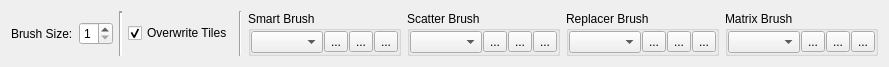
<?xml version="1.0" encoding="UTF-8"?>
<ui version="4.0">
 <class>BrushController</class>
 <widget class="QFrame" name="BrushController">
  <property name="geometry">
   <rect>
    <x>0</x>
    <y>0</y>
    <width>805</width>
    <height>55</height>
   </rect>
  </property>
  <property name="sizePolicy">
   <sizepolicy hsizetype="MinimumExpanding" vsizetype="Minimum">
    <horstretch>5</horstretch>
    <verstretch>0</verstretch>
   </sizepolicy>
  </property>
  <property name="windowTitle">
   <string>Frame</string>
  </property>
  <property name="frameShape">
   <enum>QFrame::NoFrame</enum>
  </property>
  <property name="frameShadow">
   <enum>QFrame::Raised</enum>
  </property>
  <property name="lineWidth">
   <number>0</number>
  </property>
  <layout class="QHBoxLayout" name="horizontalLayout">
   <item>
    <widget class="QLabel" name="label">
     <property name="sizePolicy">
      <sizepolicy hsizetype="Maximum" vsizetype="Preferred">
       <horstretch>0</horstretch>
       <verstretch>0</verstretch>
      </sizepolicy>
     </property>
     <property name="text">
      <string>Brush Size:</string>
     </property>
    </widget>
   </item>
   <item>
    <widget class="QSpinBox" name="brushSizeInput">
     <property name="sizePolicy">
      <sizepolicy hsizetype="Maximum" vsizetype="Fixed">
       <horstretch>0</horstretch>
       <verstretch>0</verstretch>
      </sizepolicy>
     </property>
     <property name="minimum">
      <number>1</number>
     </property>
     <property name="maximum">
      <number>7</number>
     </property>
     <property name="value">
      <number>1</number>
     </property>
    </widget>
   </item>
   <item>
    <widget class="Line" name="line">
     <property name="lineWidth">
      <number>2</number>
     </property>
     <property name="orientation">
      <enum>Qt::Vertical</enum>
     </property>
    </widget>
   </item>
   <item>
    <widget class="QCheckBox" name="overwriteCheckbox">
     <property name="sizePolicy">
      <sizepolicy hsizetype="Maximum" vsizetype="Fixed">
       <horstretch>0</horstretch>
       <verstretch>0</verstretch>
      </sizepolicy>
     </property>
     <property name="toolTip">
      <string>Paint over existing tiles</string>
     </property>
     <property name="text">
      <string>Overwrite Tiles</string>
     </property>
     <property name="checked">
      <bool>true</bool>
     </property>
    </widget>
   </item>
   <item alignment="Qt::AlignLeft">
    <widget class="Line" name="line_2">
     <property name="orientation">
      <enum>Qt::Vertical</enum>
     </property>
    </widget>
   </item>
   <item>
    <widget class="QGroupBox" name="smartBrushGroup">
     <property name="sizePolicy">
      <sizepolicy hsizetype="MinimumExpanding" vsizetype="Preferred">
       <horstretch>0</horstretch>
       <verstretch>0</verstretch>
      </sizepolicy>
     </property>
     <property name="title">
      <string>Smart Brush</string>
     </property>
     <layout class="QHBoxLayout" name="horizontalLayout_3">
      <property name="spacing">
       <number>1</number>
      </property>
      <property name="leftMargin">
       <number>0</number>
      </property>
      <property name="topMargin">
       <number>0</number>
      </property>
      <property name="rightMargin">
       <number>0</number>
      </property>
      <property name="bottomMargin">
       <number>0</number>
      </property>
      <item>
       <widget class="QComboBox" name="smartBrushCombo">
        <property name="sizePolicy">
         <sizepolicy hsizetype="MinimumExpanding" vsizetype="Fixed">
          <horstretch>0</horstretch>
          <verstretch>0</verstretch>
         </sizepolicy>
        </property>
       </widget>
      </item>
      <item>
       <widget class="QToolButton" name="addSmartBrush">
        <property name="text">
         <string>...</string>
        </property>
        <property name="icon">
         <iconset resource="../../Icons.qrc">
          <normaloff>:/Icons/addvalue.png</normaloff>:/Icons/addvalue.png</iconset>
        </property>
       </widget>
      </item>
      <item>
       <widget class="QToolButton" name="editSmartBrushes">
        <property name="text">
         <string>...</string>
        </property>
        <property name="icon">
         <iconset resource="../../Icons.qrc">
          <normaloff>:/Icons/pencil.png</normaloff>:/Icons/pencil.png</iconset>
        </property>
       </widget>
      </item>
      <item>
       <widget class="QToolButton" name="deleteSmartBrush">
        <property name="text">
         <string>...</string>
        </property>
        <property name="icon">
         <iconset resource="../../Icons.qrc">
          <normaloff>:/Icons/removevalue.png</normaloff>:/Icons/removevalue.png</iconset>
        </property>
       </widget>
      </item>
     </layout>
    </widget>
   </item>
   <item>
    <widget class="QGroupBox" name="scatterBrushGroup">
     <property name="enabled">
      <bool>true</bool>
     </property>
     <property name="title">
      <string>Scatter Brush</string>
     </property>
     <layout class="QHBoxLayout" name="horizontalLayout_2">
      <property name="spacing">
       <number>1</number>
      </property>
      <property name="leftMargin">
       <number>0</number>
      </property>
      <property name="topMargin">
       <number>0</number>
      </property>
      <property name="rightMargin">
       <number>0</number>
      </property>
      <property name="bottomMargin">
       <number>0</number>
      </property>
      <item>
       <widget class="QComboBox" name="scatterBrushCombo">
        <property name="sizePolicy">
         <sizepolicy hsizetype="MinimumExpanding" vsizetype="Fixed">
          <horstretch>0</horstretch>
          <verstretch>0</verstretch>
         </sizepolicy>
        </property>
       </widget>
      </item>
      <item>
       <widget class="QToolButton" name="addScatterBrush">
        <property name="text">
         <string>...</string>
        </property>
        <property name="icon">
         <iconset resource="../../Icons.qrc">
          <normaloff>:/Icons/addvalue.png</normaloff>:/Icons/addvalue.png</iconset>
        </property>
       </widget>
      </item>
      <item>
       <widget class="QToolButton" name="editScatterBrush">
        <property name="text">
         <string>...</string>
        </property>
        <property name="icon">
         <iconset resource="../../Icons.qrc">
          <normaloff>:/Icons/pencil.png</normaloff>:/Icons/pencil.png</iconset>
        </property>
       </widget>
      </item>
      <item>
       <widget class="QToolButton" name="deleteScatterBrush">
        <property name="text">
         <string>...</string>
        </property>
        <property name="icon">
         <iconset resource="../../Icons.qrc">
          <normaloff>:/Icons/removevalue.png</normaloff>:/Icons/removevalue.png</iconset>
        </property>
       </widget>
      </item>
     </layout>
    </widget>
   </item>
   <item>
    <widget class="QGroupBox" name="replacerGroup">
     <property name="title">
      <string>Replacer Brush</string>
     </property>
     <layout class="QHBoxLayout" name="horizontalLayout_4">
      <property name="spacing">
       <number>1</number>
      </property>
      <property name="leftMargin">
       <number>0</number>
      </property>
      <property name="topMargin">
       <number>0</number>
      </property>
      <property name="rightMargin">
       <number>0</number>
      </property>
      <property name="bottomMargin">
       <number>0</number>
      </property>
      <item>
       <widget class="QComboBox" name="replacerBrushCombo">
        <property name="sizePolicy">
         <sizepolicy hsizetype="MinimumExpanding" vsizetype="Fixed">
          <horstretch>0</horstretch>
          <verstretch>0</verstretch>
         </sizepolicy>
        </property>
       </widget>
      </item>
      <item>
       <widget class="QToolButton" name="addReplacerBrush">
        <property name="text">
         <string>...</string>
        </property>
        <property name="icon">
         <iconset resource="../../Icons.qrc">
          <normaloff>:/Icons/addvalue.png</normaloff>:/Icons/addvalue.png</iconset>
        </property>
       </widget>
      </item>
      <item>
       <widget class="QToolButton" name="editReplacerBrush">
        <property name="text">
         <string>...</string>
        </property>
        <property name="icon">
         <iconset resource="../../Icons.qrc">
          <normaloff>:/Icons/pencil.png</normaloff>:/Icons/pencil.png</iconset>
        </property>
       </widget>
      </item>
      <item>
       <widget class="QToolButton" name="deleteReplacerBrush">
        <property name="text">
         <string>...</string>
        </property>
        <property name="icon">
         <iconset resource="../../Icons.qrc">
          <normaloff>:/Icons/removevalue.png</normaloff>:/Icons/removevalue.png</iconset>
        </property>
       </widget>
      </item>
     </layout>
    </widget>
   </item>
   <item>
    <widget class="QGroupBox" name="matrixBrushGroup">
     <property name="title">
      <string>Matrix Brush</string>
     </property>
     <layout class="QHBoxLayout" name="horizontalLayout_5">
      <property name="spacing">
       <number>1</number>
      </property>
      <property name="leftMargin">
       <number>0</number>
      </property>
      <property name="topMargin">
       <number>0</number>
      </property>
      <property name="rightMargin">
       <number>0</number>
      </property>
      <property name="bottomMargin">
       <number>0</number>
      </property>
      <item>
       <widget class="QComboBox" name="matrixBrushCombo">
        <property name="sizePolicy">
         <sizepolicy hsizetype="MinimumExpanding" vsizetype="Fixed">
          <horstretch>0</horstretch>
          <verstretch>0</verstretch>
         </sizepolicy>
        </property>
       </widget>
      </item>
      <item>
       <widget class="QToolButton" name="addMatrixBrush">
        <property name="text">
         <string>...</string>
        </property>
        <property name="icon">
         <iconset resource="../../Icons.qrc">
          <normaloff>:/Icons/addvalue.png</normaloff>:/Icons/addvalue.png</iconset>
        </property>
       </widget>
      </item>
      <item>
       <widget class="QToolButton" name="editMatrixBrush">
        <property name="text">
         <string>...</string>
        </property>
        <property name="icon">
         <iconset resource="../../Icons.qrc">
          <normaloff>:/Icons/pencil.png</normaloff>:/Icons/pencil.png</iconset>
        </property>
       </widget>
      </item>
      <item>
       <widget class="QToolButton" name="deleteMatrixBrush">
        <property name="text">
         <string>...</string>
        </property>
        <property name="icon">
         <iconset resource="../../Icons.qrc">
          <normaloff>:/Icons/removevalue.png</normaloff>:/Icons/removevalue.png</iconset>
        </property>
       </widget>
      </item>
     </layout>
    </widget>
   </item>
  </layout>
 </widget>
 <resources>
  <include location="../../Icons.qrc"/>
 </resources>
 <connections/>
</ui>
